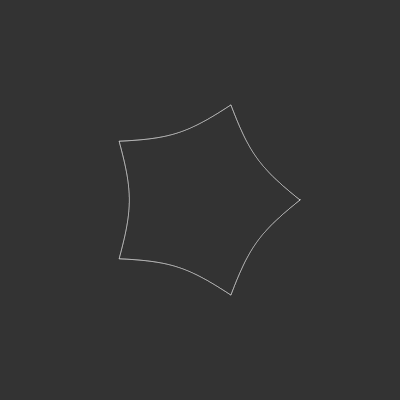
Frame 1 (no input)
Frame 60 (no input): identical to frame 1, image omitted
Frame 120 (the mouse pressed at the canvas centre since frame 60): identical to frame 1, image omitted

The p5.js sketch that drew this single still picture (run headless with seeded random() and noise() and a simulated clock; from frame 60 on, the mouse is pressed at the canvas centre):

// p5.js sketch
// ── sketch.js
/*
The supershape equation is an extension of the both the equation of the sphere and ellipse and even super ellipse

1/r = n1sqrt( | (1/a)*cos(m*phi/4) |^n2 + |(1/b)*sin(m*phi/4)|^n3 );

Where r and phi are polar coordinates (radius,angle). n1, n2, n3, and m are real numbers. a and b are real numbers excluding zero.
*/
var a,b;
var n1,n2,n3;
var m;
var osc = 0;
var sliderN,sliderA,sliderB;
function setup()
{
    createCanvas(400,400);
    // createSlider(start,end,initial,stepSize)
    createP("N1 : ");
    sliderN1 = createSlider(0.1,20,1,0.1);
    createP("N2 : ");
    sliderN2 = createSlider(0.1,20,1,0.1);
    createP("N3 : ");
    sliderN3 = createSlider(0.1,20,1,0.1);

    // Excluding zero
    createP("A : ");
    sliderA = createSlider(1,10,1,0.1);
    createP("B : ");
    sliderB = createSlider(1,10,1,0.1);

    createP("M : ");
    sliderM = createSlider(0,10,5,0.1);
}

function superShape(angle)
{ 
    var cosphi = abs( (1/a)*cos( m*angle/4 ) );
    var sinphi = abs( (1/b)*sin( m*angle/4 ) );

    rc = pow( pow(cosphi,n2) + pow(sinphi,n3) ,1/n1);
    var r = 1/rc;
    return r;
}

function draw()
{
    background(51);
    translate(width/2,height/2);

    n1 = sliderN1.value();
    n2 = sliderN2.value();
    n3 = sliderN3.value();

    a = sliderA.value();
    b = sliderB.value();

    m = sliderM.value();

    // m = map(sin(osc),-1,1,0,10);
    // osc += 0.01;

    stroke(255);
    noFill();

    var x,y;
    var raduis = 100;
    var total = 10000;
    var increment = TWO_PI/total;
    beginShape();
    for(var angle = 0; angle < TWO_PI; angle += increment)
    {
        var r = superShape(angle);
        // Polar Coordinate to (x,y)
        x = r*cos(angle)*raduis;
        y = r*sin(angle)*raduis;
        vertex(x,y);
    }
          
    endShape(CLOSE);
}
/*
Color
Super Rainbow
Tie variable to sin or cos functions
*/
